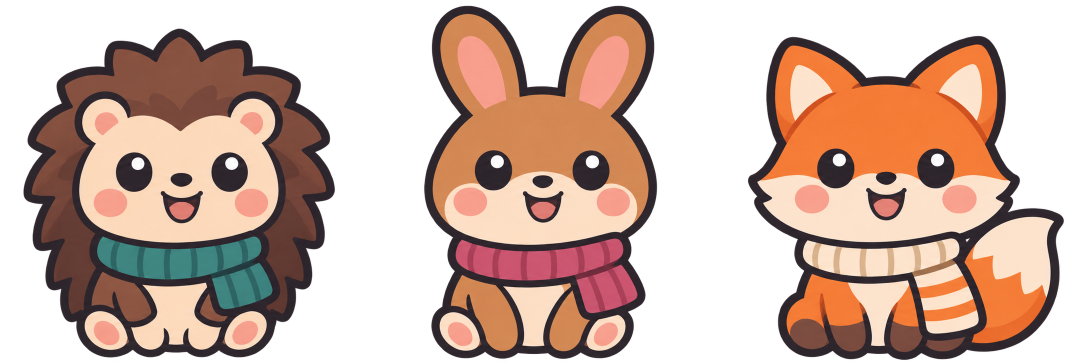
#> input picture assets/images/animais.png, 2172 x 724 px, found by its file name (shown at 1/2 size)
$ python split_sheet.py assets/images/animais.png ourico coelho raposa
#> lines starting #> are read from the running program, lines starting #| are printed output that depends on the picture; after the words box and inside, x2 and y2 are one past the last pixel; in counts of white or black regions, pixels touching at a corner belong together
"""Corta uma imagem com várias figuras lado a lado em ficheiros separados.

Uso:
    python tools/split_sheet.py assets/images/animais.png ourico coelho raposa
    python tools/split_sheet.py assets/images/comidas.png comida_ourico comida_coelho comida_raposa

As figuras devem estar numa linha, da esquerda para a direita, com fundo
transparente (ou branco liso) e espaço vazio entre elas. Cada uma é gravada em
assets/images/<nome>.png; depois corre python tools/prep_images.py.
"""
import os
import sys

import numpy as np
from PIL import Image

OUT = os.path.join(os.path.dirname(__file__), "..", "assets", "images")


def mask_of(im):
    a = np.asarray(im.convert("RGBA")).astype(int)
    if a[..., 3].min() < 250:  # tem transparência
        return a[..., 3] > 16
    # fundo opaco: tudo o que não é quase branco
    return (a[..., :3] < 235).any(axis=2)


def split(path, names):
#> called with path = 'assets/images/animais.png'
    im = Image.open(path).convert("RGBA")
#> im is the input picture: PIL image 2172x724 RGBA; mean R, G, B, A 95.5, 69.4, 57.2, 142.2
    m = mask_of(im)
#> in mask_of, `return a[..., 3] > 16`:
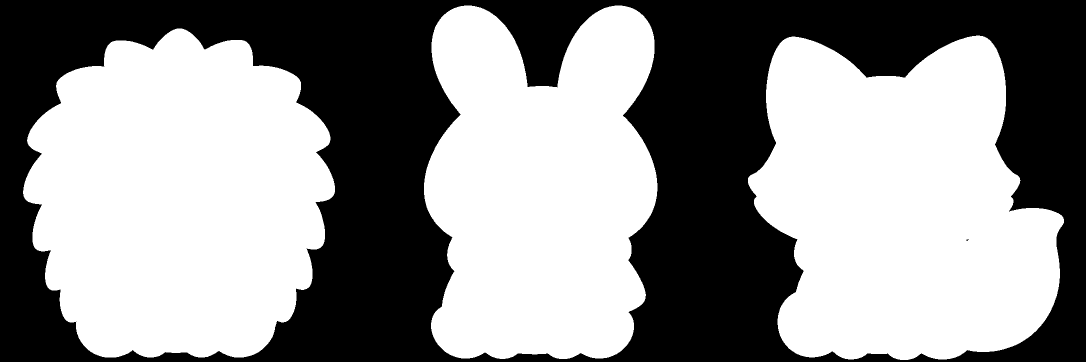
#> returned value: shape (724, 2172) bool (shown at 1/2 size); 56.5% white; 2 black regions (1 under 20 px), largest, box (x1, y1, x2, y2) and area: (0, 0, 2172, 724) 684792
    cols = m.any(axis=0)
    # blocos de colunas ocupadas
    runs, start = [], None
    for x, on in enumerate(list(cols) + [False]):
        if on and start is None:
            start = x
        elif not on and start is not None:
            runs.append([start, x])
            start = None
#> this loop made 2173 passes
#> on on passes 1 to 12: False, False, False, False, False, False, False, False, False, False, False, False
#> after the loop, runs = [[46, 670], [848, 1315], [1496, 2128]]
    # junta pedacinhos soltos (flocos, brilhos) ao bloco mais perto até sobrarem len(names)
    while len(runs) > len(names):
        widths = [b - a for a, b in runs]
        i = int(np.argmin(widths))
        j = i - 1 if i == len(runs) - 1 or (i > 0 and runs[i][0] - runs[i - 1][1] < runs[i + 1][0] - runs[i][1]) else i + 1
        a, b = sorted([i, j])
        runs[a] = [runs[a][0], runs[b][1]]
        del runs[b]
#> this loop made 0 passes
    if len(runs) != len(names):
        # não deu para separar pelo espaço vazio: corta em partes iguais
        w = im.width / len(names)
        runs = [[int(i * w), int((i + 1) * w)] for i in range(len(names))]
    if m.shape[1] and not np.asarray(im)[..., 3].min() < 250:
        # fundo branco: torna-o transparente
        arr = np.asarray(im).copy()
        arr[..., 3] = np.where(m, 255, 0)
        im = Image.fromarray(arr)
    for (a, b), name in zip(runs, names):
        part = im.crop((a, 0, b, im.height))
        box = part.getchannel("A").point(lambda v: 255 if v > 16 else 0).getbbox()
        if box:
            part = part.crop(box)
        part.save(os.path.join(OUT, name + ".png"))
        print("ok", name, part.size)
#> this loop made 3 passes
#> (a, b, name, box) on passes 1 to 3: (46, 670, 'ourico', (0, 57, 624, 715)), (848, 1315, 'coelho', (0, 11, 467, 718)), (1496, 2128, 'raposa', (0, 71, 632, 720))
#| ok ourico (624, 658)
#| ok coelho (467, 707)
#| ok raposa (632, 649)
#> pass 1, in split, `part = im.crop((a, 0, b, im.height))`:
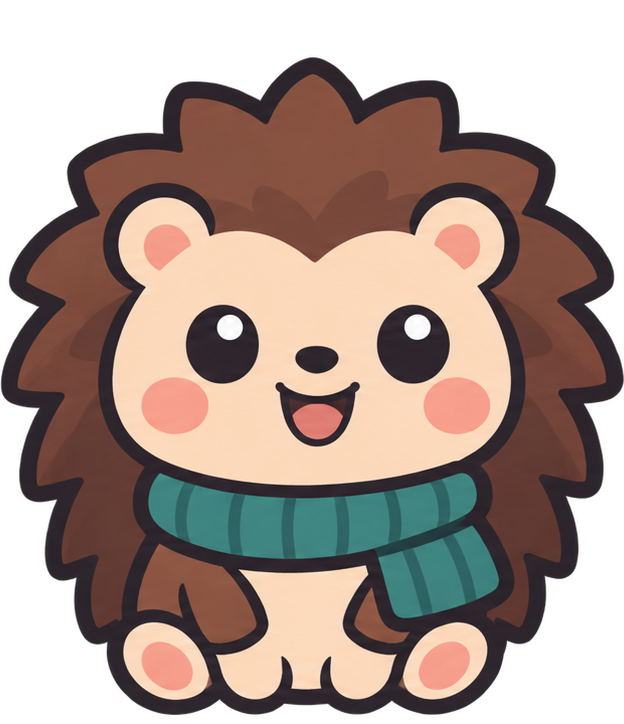
#> part: PIL image 624x724 RGBA; mean R, G, B, A 97.2, 79.2, 70.7, 177.1; transparent parts drawn white
#> pass 1, in split, `part = part.crop(box)`:
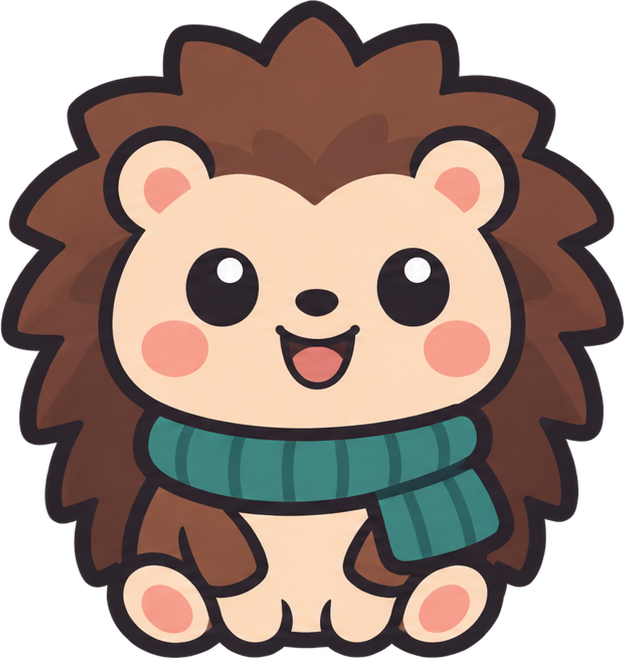
#> part: PIL image 624x658 RGBA; mean R, G, B, A 106.9, 87.2, 77.7, 194.8; transparent parts drawn white
#> pass 2, in split, `part = im.crop((a, 0, b, im.height))`:
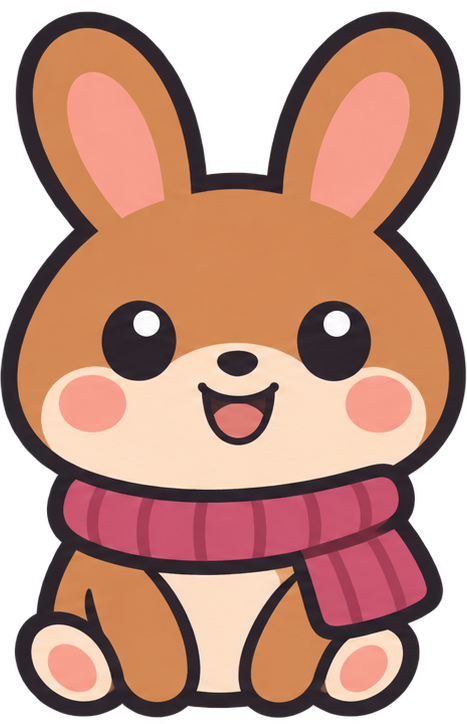
#> part: PIL image 467x724 RGBA; mean R, G, B, A 139.6, 95.8, 79.4, 197.7; transparent parts drawn white
#> pass 2, in split, `part = part.crop(box)`:
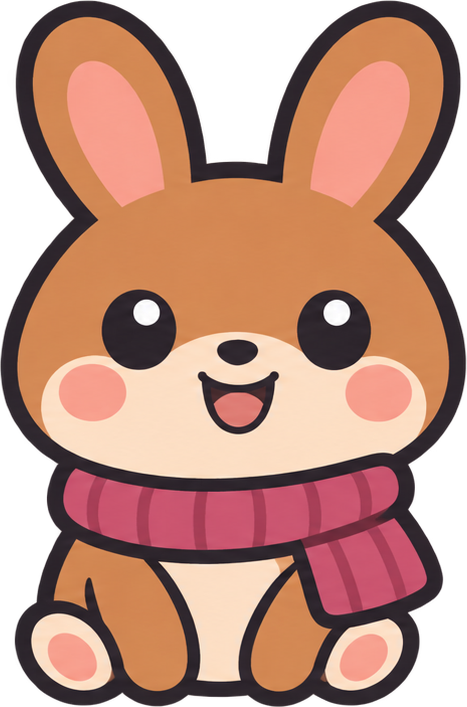
#> part: PIL image 467x707 RGBA; mean R, G, B, A 142.9, 98.1, 81.3, 202.5; transparent parts drawn white
#> after the loop:
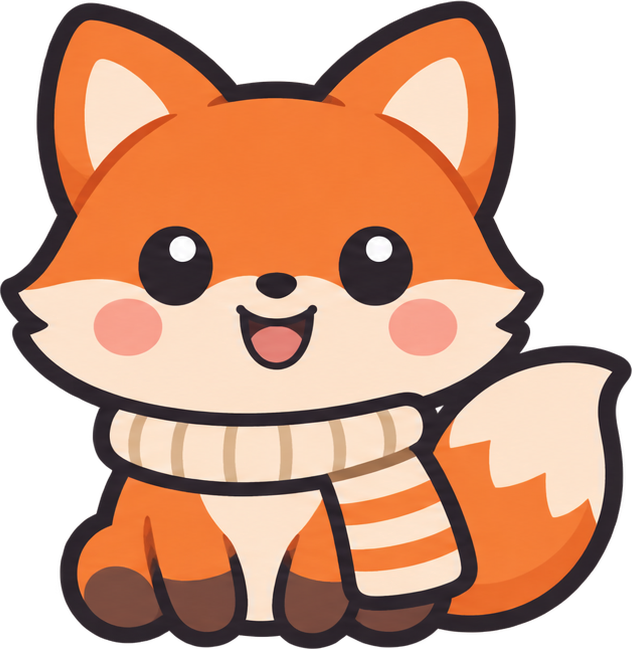
#> part: PIL image 632x649 RGBA; mean R, G, B, A 143.9, 99.9, 76, 187.1; transparent parts drawn white


if __name__ == "__main__":
    if len(sys.argv) < 3:
        print(__doc__)
        sys.exit(1)
    split(sys.argv[1], sys.argv[2:])

$ run again, with assets/images/1. ui_botao.png copied over assets/images/animais.png
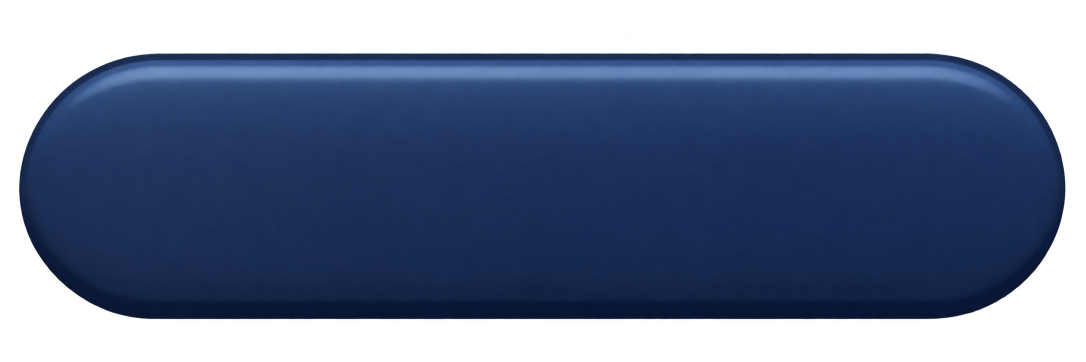
#> input picture assets/images/1. ui_botao.png, 2172 x 724 px, found by its file name (shown at 1/2 size)
#> in split, im is the input picture: PIL image 2172x724 RGBA; mean R, G, B, A 20, 34.1, 61.7, 168.4
#> in mask_of, `return a[..., 3] > 16`:
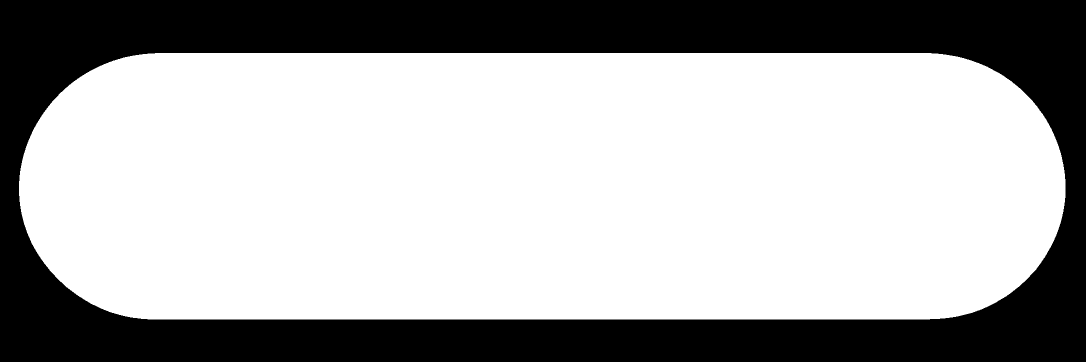
#> returned value: shape (724, 2172) bool (shown at 1/2 size); 66.9% white; 1 black region, box (x1, y1, x2, y2) and area: (0, 0, 2172, 724) 520989
#> the loop in split, `for x, on in enumerate(list(cols) + [False]):` made 2173 passes
#> (on, start) on pass 39: (True, 38)
#> after the loop in split, `for x, on in enumerate(list(cols) + [False]):`: runs = [[38, 2131]]
#> the loop in split, `for (a, b), name in zip(runs, names):` made 3 passes
#> box on passes 1 to 3: (38, 106, 724, 639), (0, 106, 724, 639), (0, 106, 683, 639)
#> after the loop in split, `for (a, b), name in zip(runs, names):`:
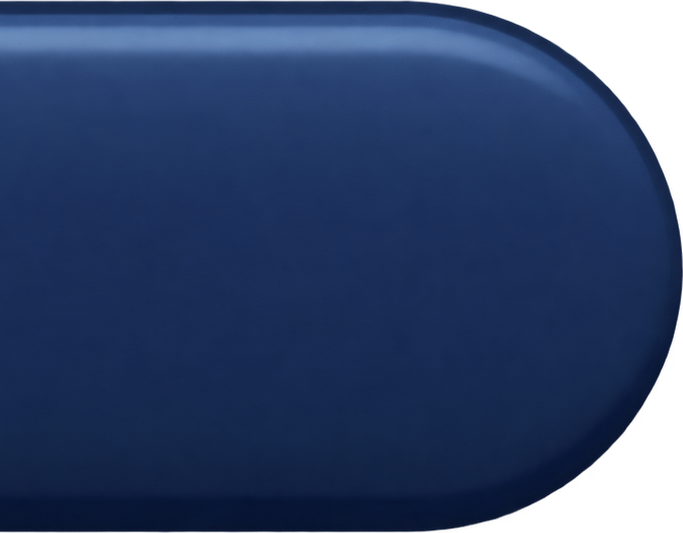
#> part: PIL image 683x533 RGBA; mean R, G, B, A 25.5, 44.8, 82.8, 229.8; transparent parts drawn white

$ run again, with assets/images/10.1. voltar.png copied over assets/images/animais.png
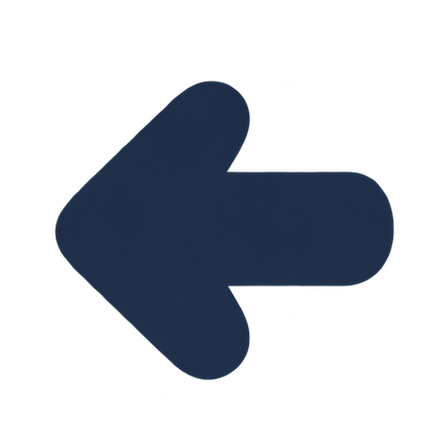
#> input picture assets/images/10.1. voltar.png, 440 x 440 px, found by its file name
#> in split, im is the input picture: PIL image 440x440 RGBA; mean R, G, B, A 8.7, 13.2, 20.9, 70.5
#> in mask_of, `return a[..., 3] > 16`:
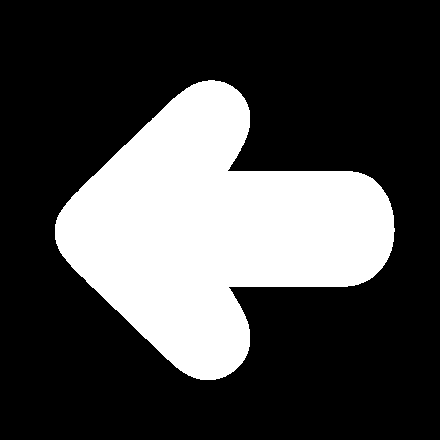
#> returned value: shape (440, 440) bool; 28.2% white; 1 white region, box (x1, y1, x2, y2) and area: (55, 80, 395, 380) 54670
#> the loop in split, `for x, on in enumerate(list(cols) + [False]):` made 441 passes
#> (on, start) on pass 56: (True, 55)
#> after the loop in split, `for x, on in enumerate(list(cols) + [False]):`: runs = [[55, 395]]
#> the loop in split, `for (a, b), name in zip(runs, names):` made 3 passes
#> box on passes 1 to 3: (55, 125, 146, 339), (0, 80, 147, 380), (0, 171, 102, 287)
#> after the loop in split, `for (a, b), name in zip(runs, names):`:
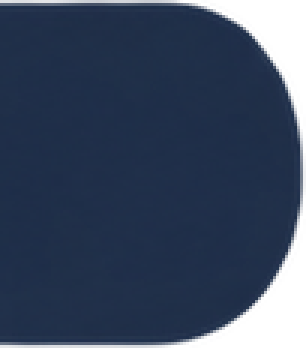
#> part: PIL image 102x116 RGBA (shown 3 times larger); mean R, G, B, A 27.7, 41.7, 65.8, 222.7; transparent parts drawn white
